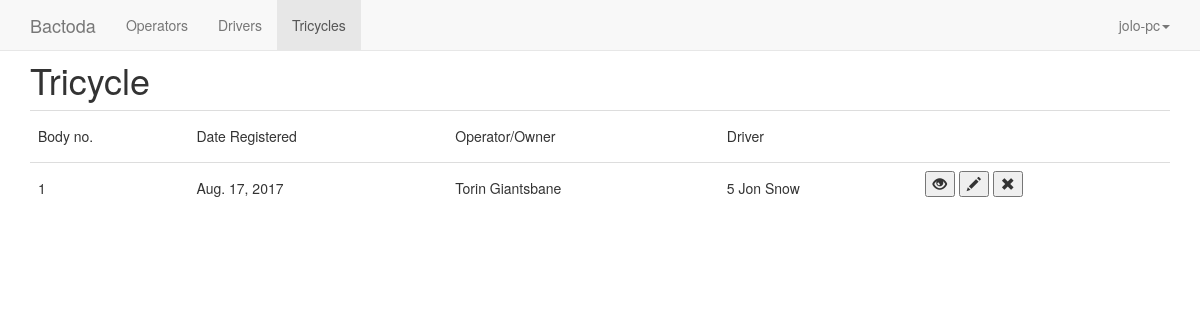
Before: /home/tricycle/ (signed in) with the older database file.
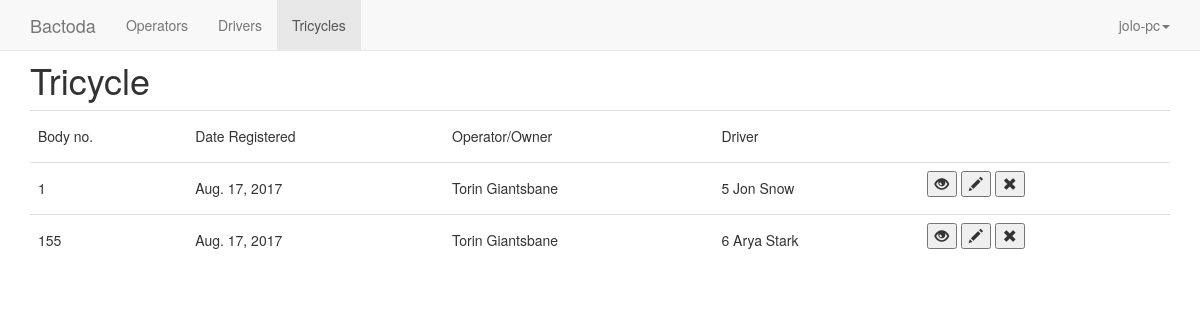
After: the same page with the newer database file.
### tricycle/models.py (models this page shows, shortened)
class Tricycle(models.Model):
    operator = models.ForeignKey(Operator,on_delete=models.CASCADE)
    body_number = models.IntegerField(unique = True,
                                      validators=[
                                          MaxValueValidator(1000),
                                          MinValueValidator(1)
                                          ])
    date_registered = models.DateField()
    driver = models.OneToOneField(
        Driver,
        on_delete=models.SET_NULL,
        null=True,
    )

class Operator(models.Model):
    first_name = models.CharField(max_length=250)
    last_name = models.CharField(max_length=100)
    age = models.IntegerField()
    gender = models.CharField(max_length=1)
    address = models.CharField(max_length = 300)
    date_registered = models.DateField()
    contact_number = models.CharField(max_length = 15)
    image = models.FileField()
    def __str__(self):
        return self.first_name+" "+self.last_name

class Driver(models.Model):
    first_name = models.CharField(max_length=250)
    last_name = models.CharField(max_length=100)
    age = models.IntegerField()
    gender = models.CharField(max_length=1)
    address = models.CharField(max_length = 300)
    date_registered = models.DateField()
    contact_number = models.CharField(max_length = 15)
    image = models.FileField()
    def __str__(self):
        return str(self.id)+" "+self.first_name+" "+self.last_name

### tricycle/views.py (the view)
class TricycleIndexView(LoginRequiredMixin,generic.ListView):
    login_url = '/admin/login/'
    model = Tricycle
    template_name = 'tricycle/tricycle/index.html'
    def get_queryset(self):
        return Tricycle.objects.all()

### tricycle/templates/tricycle/tricycle/index.html (shortened to what this page needs)
{% extends "tricycle/header.html" %}
{%block li3%}active{%endblock%}
{% block content %}
<h1>Tricycle</h1>
<table class = "table table-hover">
		<tr>
		<td><h5>Body no.</h5></td>
		<td><h5>Date Registered</h5></td>
		<td><h5>Operator/Owner</h5></td>
		<td><h5>Driver</h5></td>
		<td></td>
		</tr>
	{% for tric in object_list%}
	<tr>
		<td><h5>{{tric.body_number}}</h5></td>
		<td><h5>{{tric.date_registered}}</h5></td>
		<td><h5>{{tric.operator}}</h5></td>
		<td><h5>{{tric.driver}}</h5></td>
		<td>
			<div class="form-inline">
				<form action="{%url 'tricycle:tricycle-details' tric.id %}" class="form-group form-inline">
					<button><span class="glyphicon glyphicon-eye-open"></span></button>
				</form>
				<form action="{%url 'tricycle:tricycle-edit' tric.id %}"  method = "get"class="form-group form-inline">
					<button><span class="glyphicon glyphicon-pencil"></span></button>
				</form>
				<form action="{% url 'tricycle:tricycle-delete' tric.id %}" method="post"class="form-group form-inline">
					<button><span class="glyphicon glyphicon-remove"></span></button>
				</form>
		    </div>
		</td>
	</tr>
	{% endfor %}
</table>
{% endblock%}

Changed rows visible on the page:
added Tricycle: body_number "155", date_registered "Aug. 17, 2017", operator "Torin Giantsbane", driver "6 Arya Stark"
